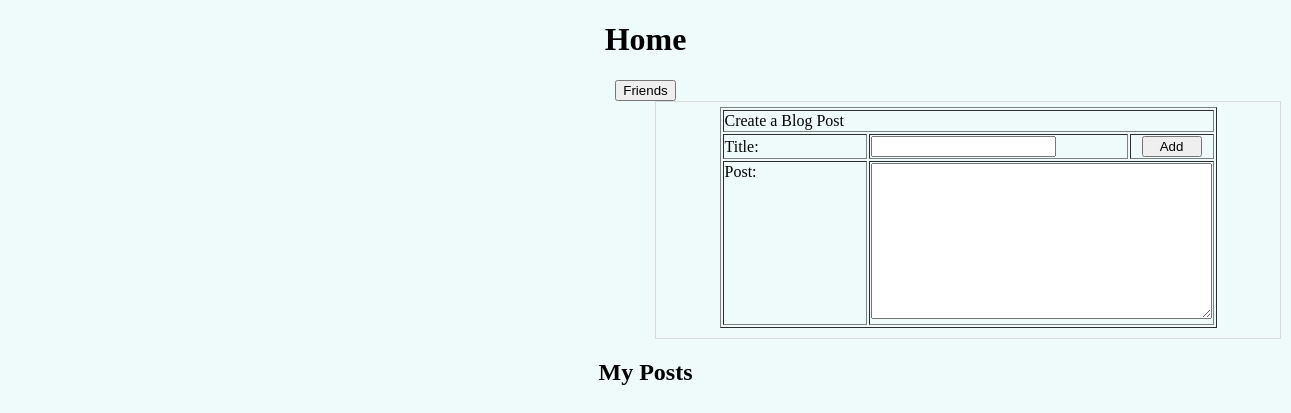
Before: /home (signed in) with the older database file.
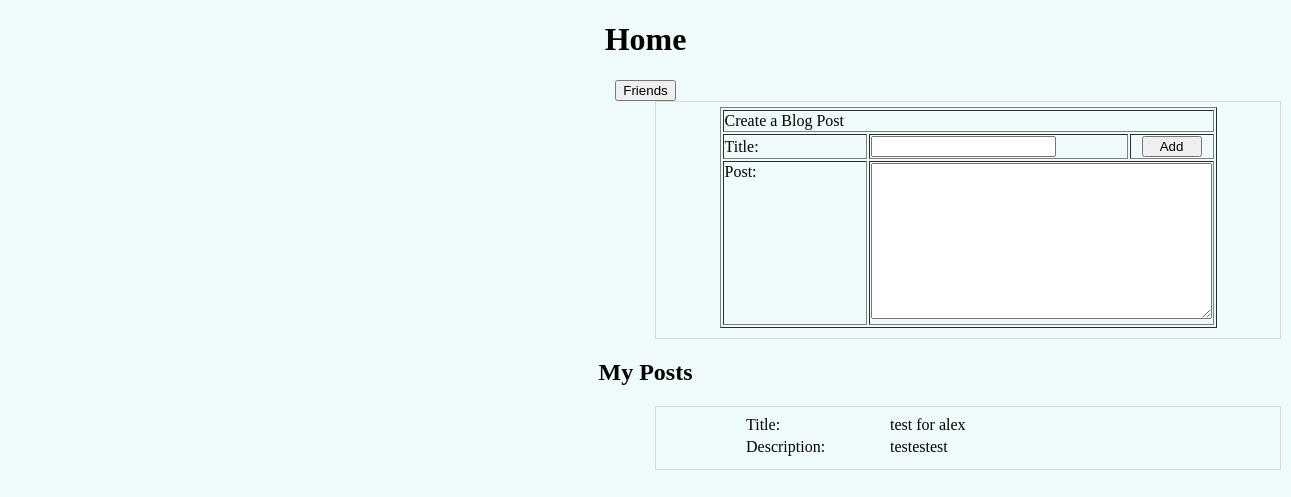
After: the same page with the newer database file.
### app/models.py (models this page shows)
class BlogPosts(db.Model):
    id = db.Column(db.Integer, primary_key=True)
    owner = db.Column(db.String(200))
    title = db.Column(db.String(100))
    blogBody = db.Column(db.String(500))
    complete = db.Column(db.Boolean)

### app/views.py (the view)
@app.route('/home', methods=['POST', 'GET'])
def Home():
    form = BlogPostForm()
    user = session['username']
    posts = UserPosts(user)
    if request.method=="POST" and form.validate_on_submit():
        blog = models.BlogPosts(owner=user, title=form.title.data, blogBody=form.blogBody.data, complete=False)
        db.session.add(blog)
        db.session.commit()
        return redirect(url_for('Home'))
    return render_template('home.html', form=form, posts=posts)

### app/forms.py
class BlogPostForm(Form):
    title = TextField('title', validators=[DataRequired()])
    blogBody = TextAreaField('blogBody', validators=[DataRequired()])

### app/views.py (called while the page is built)
def UserPosts(username):
    posts = models.BlogPosts.query.filter_by(owner = username)
    print(posts)
    return posts

### app/templates/home.html (shortened to what this page needs)
<!DOCTYPE html>
<head>
  <link rel="stylesheet" href="{{ url_for('static', filename='css/todo.css')}}">
</head>
<body class = "body">
  <div style = "text-align: center;">
    <div>
      <h1>Home</h1>
      <a href="{{ url_for('Friends') }}"><button type="button">Friends</button></a>
    </div>
    <form action="/home" method="POST">
        <fieldset style="position:relative; left:645px; width: 600px; border:thin solid #DADADA;" >
          <table border="1" align="center" style="text-align:left;">
            <tr>
              <td width="140px" colspan="3" >
                Create a Blog Post
              </td>
            </tr>
            <tr>
              <td width="140px">
                  Title:
              </td>
              <td>
                  {{ form.title }}
              </td>
              <td width="80px" style="text-align:center;">
                  <input style="width:60px;" type="submit" value = "Add">
              </td>
            </tr>
              <tr>
                <td valign="top">
                  Post:
                </td>
                <td colspan="2" >
                   {{ form.blogBody(rows='10', cols='40') }}
                </td>
              </tr>
          </table>
        </fieldset>
    </form>
    </div>
    <div style = "text-align: center;">
        <h2>My Posts</h2>
        <ul>
          {% for blog in posts %}
          <fieldset style="position:relative; left:605px; width: 600px; border:thin solid #DADADA;" >
            <table border="0" align="center" style="text-align:left;">
              <tr>
                <td width="140px">
                    Title:
                </td>
                <td width="300px">
                    {{ blog.title }}
                </td>
              </tr>
              <tr>
                <td valign="top">
                  Description:
                </td>
                <td colspan="2" >
                   {{ blog.blogBody}}
                </td>
              </tr>
            </table>
          </fieldset>
          <br>
          {% endfor %}
        </ul>
        <br>
      </div>
</body>
</html>

Changed rows visible on the page:
added BlogPosts: title "test for alex", blogBody "testestest"
